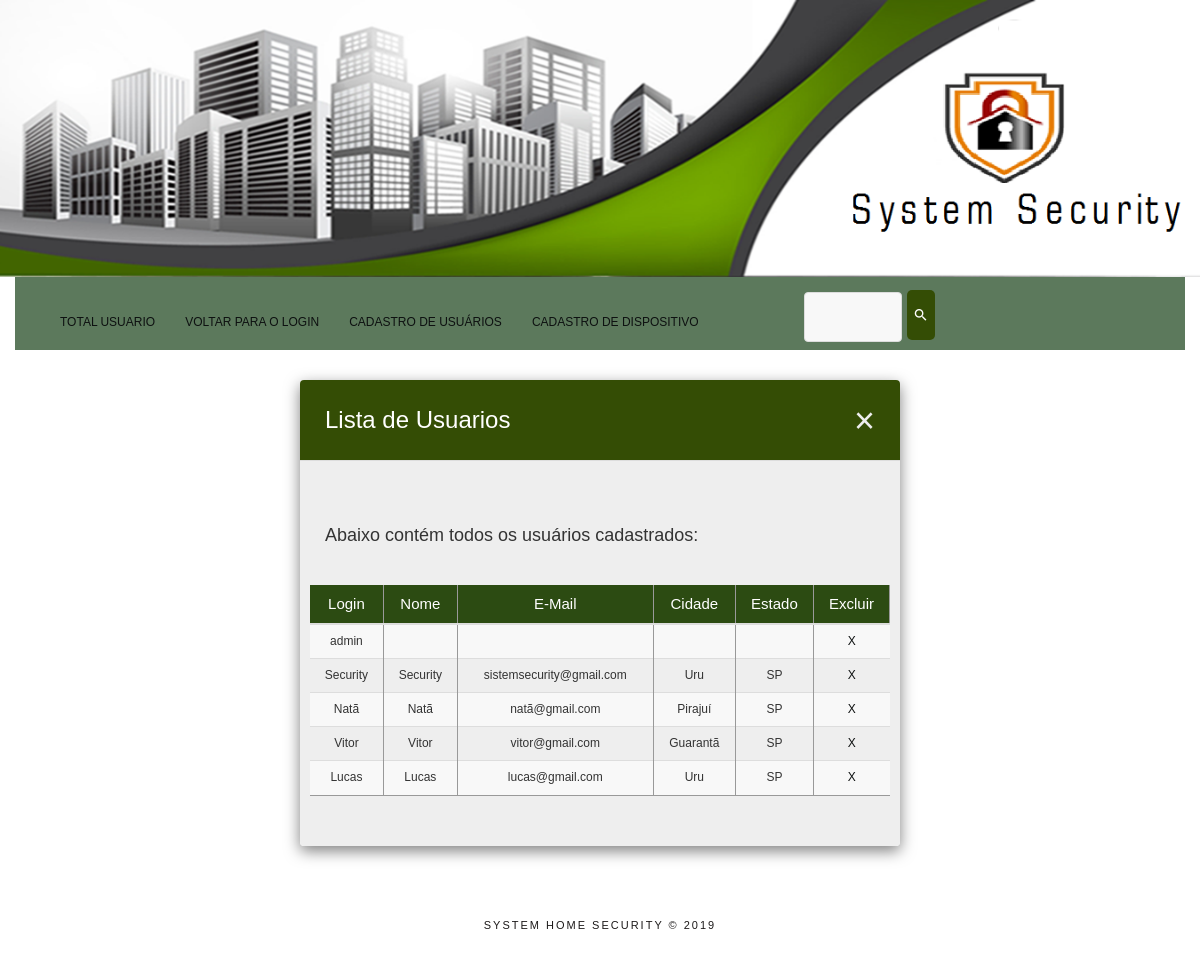
/login/Admin/listar_usuarios.php (signed in), run on the app's committed database.
### tables this page shows
CREATE TABLE IF NOT EXISTS `dados_usuarios` (
  `ID` int(11) NOT NULL AUTO_INCREMENT,
  `Login` varchar(50) NOT NULL,
  `Senha` char(15) NOT NULL,
  `Nome` varchar(200) NOT NULL,
  `Email` varchar(200) NOT NULL,
  `Sexo` varchar(15) NOT NULL,
  `DataNasc` varchar(15) NOT NULL,
  `Pais` varchar(50) NOT NULL,
  `Estado` varchar(50) NOT NULL,
  `Cidade` varchar(50) NOT NULL,
  `Cep` varchar(20) NOT NULL,
  `Pergunta` varchar(200) NOT NULL,
  `Resposta` varchar(200) NOT NULL,
  PRIMARY KEY (`ID`)
);

### login/Admin/listar_usuarios.php (the view, shortened to what this page needs)
<!DOCTYPE html>
<html lang="pt-br">
  <head>
    <link rel="stylesheet" href="assets/bootstrap/css/bootstrap.min.css">
    <link rel="stylesheet" href="assets/font-awesome/css/font-awesome.min.css">
    <link rel="stylesheet" href="assets/css/form-elements.css">
    <link rel="stylesheet" href="assets/css/style.css?verson=12">
    <link rel="stylesheet" href="assets/css/MaterialDesign-Webfont-master/css/materialdesignicons.css?verson=12">
  </head>
		<body background="assets/img/backgrounds/fundo.png">
		  <img src="assets/img/backgrounds/55.png">
				<div class="container-fluid">
				  <div class="row">
          <form action="deletar_usuario.php" method="POST" enctype="multipart/form-data">
				    <div class="col-md-12">
				      <nav style="background-color:#5C795C;">
					      <div class="navbar-header">
                  <a class="navbar-brand" href="#"></a>
					      </div>
								<div class="collapse navbar-collapse" id="bs-example-navbar-collapse-1">
						      <ul class="nav navbar-nav">
									  <li> <a class="a1" href="total_usuarios.php">Total usuario <span class="sr-only">(current)</span></a></li>
										<li> <a class="a1" href="../../index.php">Voltar para o Login</a></li>
										<li> <a class="a1" href="../cadastro.php">Cadastro de usuários</a></li>
                    <li> <a class="a1" href="../cadastra_dispositivo.php">Cadastro de dispositivo</a></li>
          </form>
                    <form action="" method="post" class="navbar-form navbar-left">
                      <div class="form-group">
                        <input type="text" name="buscar">
                        <button class="btn1" type="submit" name="enviar" value="orocurar" title="pesquisar"><i class="mdi mdi-magnify"></i></button>
                      </div>
                    </form>
                </div>
					  </div>
        <form action="cadastra_usuario.php" method="POST" enctype="multipart/form-data" name="formcadastro">
          <div class="modal-dialog">
            <div class="modal-content">
              <div class="modal-header">
                <button type="button" class="close" data-dismiss="modal">
                  <span aria-hidden="true">&times;</span><span class="sr-only">Close</span>
                </button>
                <h3 class="modal-title" id="modal-login-label" style="color:white;">Lista de Usuarios</h3>
              </div>
        </form>
              <div class="modal-body">
                  <br>
                <h4>Abaixo contém todos os usuários cadastrados:</h4>
                  <br>
	              <div class="row">
						      <table class="table table-responsive">
						        <thead>
                      <tr>
                        <th>Login</th>
                        <th>Nome</th>
                        <th>E-Mail</th>
                        <th>Cidade</th>
                        <th>Estado</th>
                        <th>Excluir</th>
                      </tr>
							      </thead>
							      <tbody>
                      <?php
                        $buscar_usuario = $_POST['buscar'];
                        $sql_listar_usuario = mysql_query("select * from dados_usuarios  where Nome LIKE '%$buscar_usuario%'");
                        while($resultado_ususario = mysql_fetch_array($sql_listar_usuario)){
                          $Login = $resultado_ususario['Login'];
                          $Nome = $resultado_ususario['Nome'];
                          $Email = $resultado_ususario['Email'];
                          $Cidade = $resultado_ususario['Cidade'];
                          $Estado = $resultado_ususario['Estado'];
                      ?>
                      <tr >
                        <td><?php echo $Login;?> </td>
                        <td><?php echo $Nome;?> </td>
                        <td><?php echo $Email;?></td>
                        <td><?php echo $Cidade;?> </td>
                        <td><?php echo $Estado;?></td>
                        <td><a href="deletar_usuario.php?codigo=<?php echo $Nome;?>" class="style2">X</a></td>
                      </tr>
                      <?php
                        }
                      ?>
							      </tbody>
						      </table>
                </div>
            </div>
            <div class="footers">
            System Home Security © 2019</div>
  </body>
</html>

### login/Admin/assets/css/form-elements.css (style rules this page uses)
input[type="text"], input[type="password"], textarea, textarea.form-control { height: 50px; margin: 0; padding: 0 20px; vertical-align: middle; background: #f8f8f8; border: 1px solid #ddd; font-family: 'arial', sans-serif; font-size: 16px; font-weight: 300; line-height: 50px; color: #888; -moz-border-radius: 4px; -webkit-border-radius: 4px; border-radius: 4px; -moz-box-shadow: none; -webkit-box-shadow: none; box-shadow: none; -o-transition: all .3s; -moz-transition: all .3s; -webkit-transition: all .3s; -ms-transition: all .3s; transition: all .3s; }

### login/Admin/assets/css/style.css (style rules this page uses)
body { font-family: 'arial', sans-serif; font-size: 16px; font-weight: 300; line-height: 30px; text-align: center; }
a, a:hover, a:focus { color: #0e1111; text-decoration: none; -o-transition: all .3s; -moz-transition: all .3s; -webkit-transition: all .3s; -ms-transition: all .3s; transition: all .3s; }
img { max-width: 100%; }
.modal-content { -moz-border-radius: 4px; -webkit-border-radius: 4px; border-radius: 4px; border: 0; text-align: left; }
.modal-header { padding: 25px 25px 15px 25px; background: rgb(52, 77, 5); border: 0; border-bottom: 1px solid #ddd; -moz-border-radius: 4px 4px 0 0; -webkit-border-radius: 4px 4px 0 0; border-radius: 4px 4px 0 0; }
.modal-header .close { font-size: 36px; color: #eee; font-weight: 300; text-shadow: none; opacity: 1; }
.modal-title { margin-bottom: 10px; line-height: 30px; }
.modal-body { padding: 25px 25px 30px 25px; background: #eee; text-align: left; -moz-border-radius: 0 0 4px 4px; -webkit-border-radius: 0 0 4px 4px; border-radius: 0 0 4px 4px; }
h3 { color:white; }
nav { float: center; }
nav ul { margin: 0; padding: 0; list-style: none; }
nav li { display: inline-block; padding-top: 20px; position: relative; }
nav a { text-decoration: none; text-transform: uppercase; font-size: 12px; }
.btn1 { border-radius: 5px; border: none; background: rgb(52, 77, 5); color: white; width:auto; font-size: 1em; z-index: 2; cursor: pointer; height: 50px; margin-top:5px; }
.footers { padding:12px; margin-top: 60px; color: rgb(29, 26, 26); font-family: 'Chivo',Helvetica,Arial,sans-serif; font-size: 11px; font-weight: 200; letter-spacing: 2px; line-height: 14px; text-transform: uppercase; text-align: center; }
input { width: 35%; background-color: rgb(255, 255, 255); z-index: 3; height: 5px; transition: width 1s ease-out; cursor: pointer; border: none; outline: none; }
table { max-width: 100%; background-color: transparent; border-collapse: collapse; border-spacing: 0; font-family: arial; }
.table { border-bottom: #999999 solid 1px; width: 100%; margin-bottom: 20px; }
.table th, .table td { border-right: #999999 solid 1px; font-size: 12px; padding: 8px; line-height: 20px; text-align:center; vertical-align: middle; }
.table td:last-child { border-right: 0; }
.table thead th { font-weight: normal; background-color: #2c4b12; color: #fff; font-size: 15px; }
.table tbody > tr:nth-child(odd) > td, .table tbody > tr:nth-child(odd) > th { background-color: #f8f8f8; }

### data on the page
dados_usuarios: Login "admin"
dados_usuarios: Login "Security", Nome "Security", Email "sistemsecurity@gmail.com", Cidade "Uru", Estado "SP"
dados_usuarios: Login "Natã", Nome "Natã", Email "natã@gmail.com", Cidade "Pirajuí", Estado "SP"
dados_usuarios: Login "Vitor", Nome "Vitor", Email "vitor@gmail.com", Cidade "Guarantã", Estado "SP"
dados_usuarios: Login "Lucas", Nome "Lucas", Email "lucas@gmail.com", Cidade "Uru", Estado "SP"
